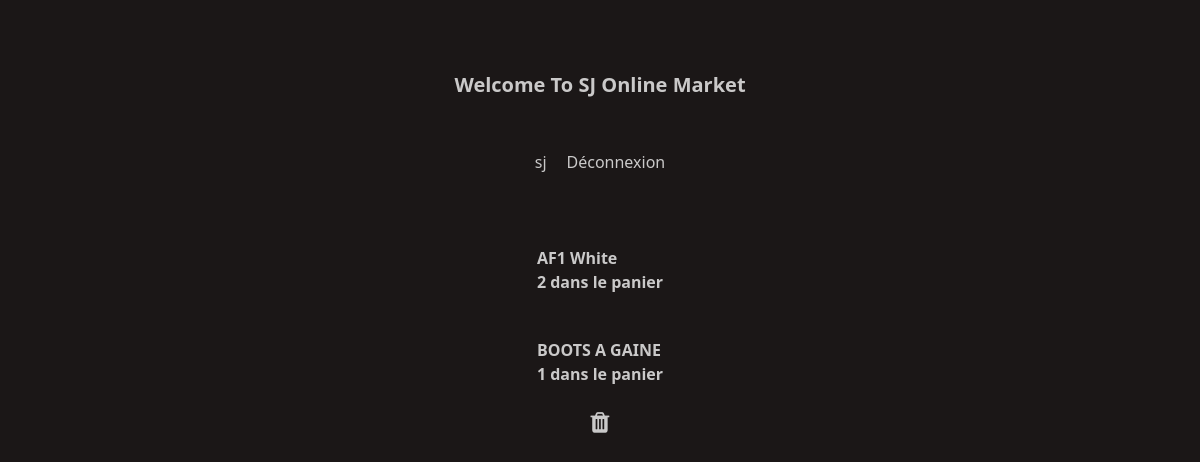
The page /cart/ (signed in) on the database its author committed.
### accounts/models.py (models this page shows)
class Shopper(AbstractUser):
    pass

### shop/models.py (models this page shows, shortened)
class Order(models.Model):
    user = models.ForeignKey(settings.AUTH_USER_MODEL, on_delete=models.CASCADE) #plusieur à 1 = plusieur article relier a 1 utilisateur
    product = models.ForeignKey(Product, on_delete=models.CASCADE)
    quantity = models.PositiveIntegerField(default=1)
    ordered = models.BooleanField(default=False)
    ordered_date = models.DateTimeField(blank=True, null=True)

class Product(models.Model):
    name = models.CharField(max_length=100)
    sluglink = models.SlugField(max_length=100, unique=True)
    price = models.DecimalField(max_digits=10, decimal_places=2)
    quantitys = models.PositiveIntegerField(default=0)
    description = models.TextField(blank=True)  #blank = true pour avoir une description facultative
    picture = models.ImageField(upload_to='products/', null=True, blank=True)

### shop/views.py (the view)
# urls.py: path('cart/', views.cart, name='cart'),
def cart(request):
    panier = get_object_or_404(Cart, user=request.user)
    return render(request, 'shop/cart.html', {'orders' : panier.orders.all()})

### shop/templates/shop/cart.html
{% extends "shop/base.html" %}
{% block content %}
<div class="flex flex-col items-center  mt-8 gap-6">
{% for order in orders %}
    <div class="">
        <h2  class="mb-4 font-semibold ">{{order.product.name}} <p class="mb-5">{{order.quantity}} dans le panier </p> </h2>
    </div>
{% endfor %}
</div>
<a href="{% url 'delete_cart' %}" class="text-2xl " ><i class="fa fa-trash" aria-hidden="true"></i></a>
{%endblock%}

### shop/templates/shop/base.html (shortened to what this page needs)
<!DOCTYPE html>
<html lang="fr" data-theme="forest">
<head>
    <link href="https://cdn.jsdelivr.net/npm/daisyui@5" rel="stylesheet" type="text/css" />
    <link href="https://cdn.jsdelivr.net/npm/daisyui@5/themes.css" rel="stylesheet" type="text/css" />
    <link rel="stylesheet" href="https://cdnjs.cloudflare.com/ajax/libs/font-awesome/4.7.0/css/font-awesome.min.css">
    <script src="https://cdn.jsdelivr.net/npm/@tailwindcss/browser@4"></script>
</head>
<body>
<div class="flex flex-col justify-center items-center">
    <a href="{% url 'home' %}" class="btn btn-ghost normal-case text-xl mb-10 mt-15 p-6">
        <h1>Welcome To SJ Online Market</h1>
    </a>
    {% if  user.is_authenticated %}
        <div class="flex gap-5 justify-center items-center mb-10">
            {{user.username}}
            <a href="{% url 'logout' %}" >Déconnexion</a>
        </div>
    {% else %}
        <div class="flex gap-2 justify-center items-center">
            <a href="{% url 'login' %}" class="btn btn-primary mt-5 mb-8">Connexion</a>
            <a href="{% url 'signup' %}" class="btn btn-primary mt-5 mb-8">S'inscrire</a>
        </div>
    {% endif %}
    {% block content %}
    {% endblock %}
</div>
</body>
</html>

### rows shown on the page
Shopper: username "sj"
Order: product.name "AF1 White", quantity "2"
Order: product.name "BOOTS A GAINE", quantity "1"
